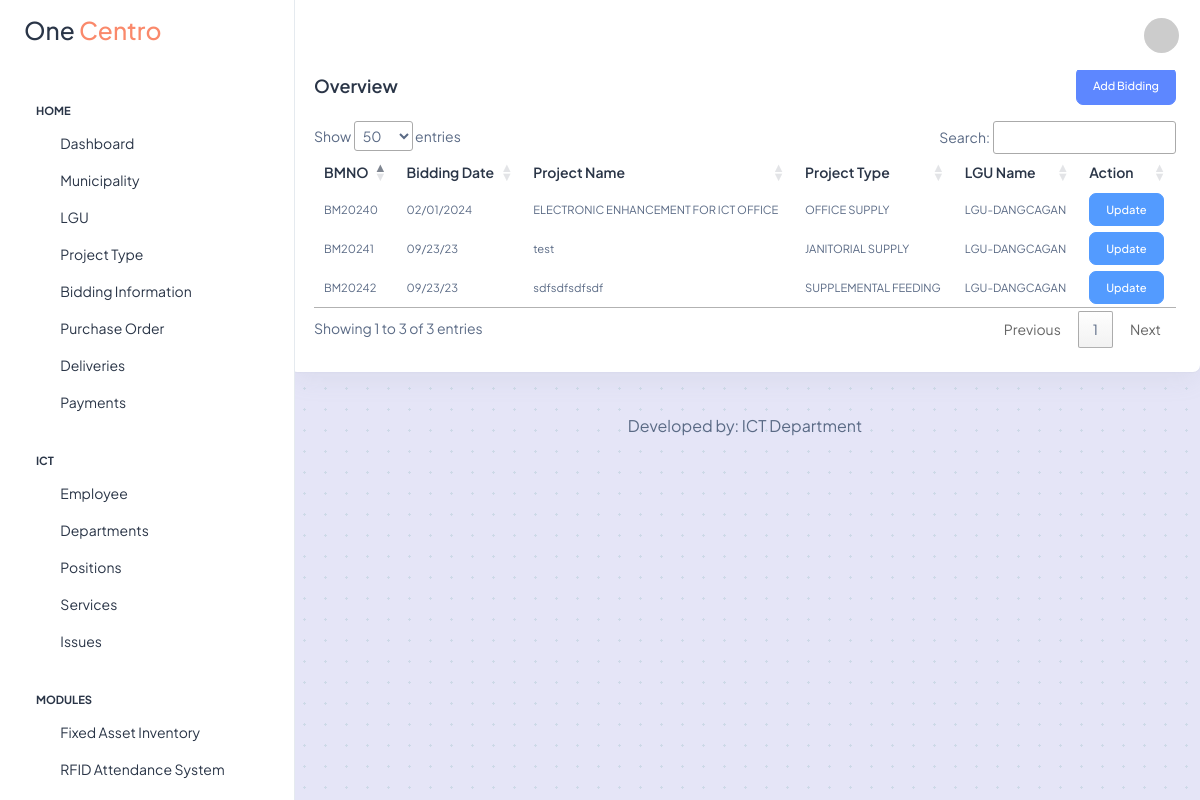
The app's page /dashboard/delivery-reports.php (signed in), older data.
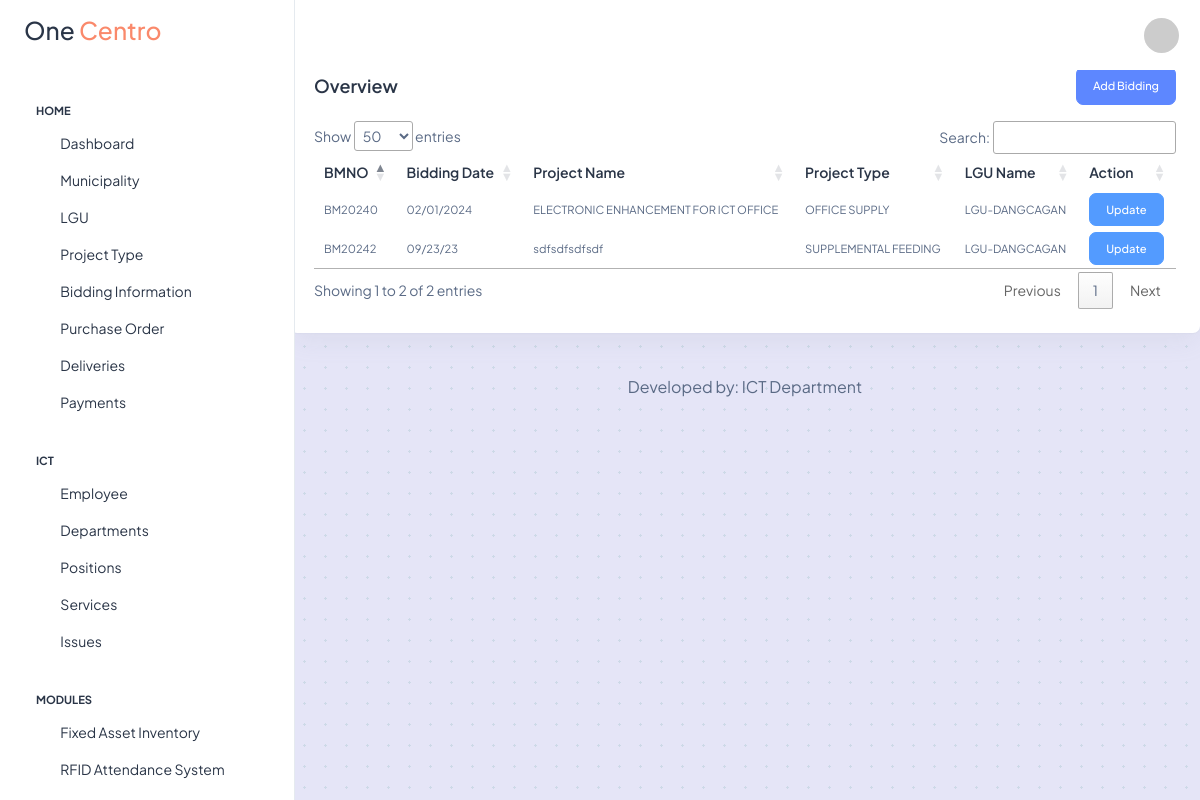
The same page, newer data.
### tables this page shows
CREATE TABLE `bd_project_information` (
  `id` int(11) NOT NULL,
  `bm_no` varchar(50) NOT NULL,
  `po_no` varchar(50) NOT NULL,
  `dr_no` varchar(50) NOT NULL,
  `lgu_id` int(11) NOT NULL,
  `project_type_id` int(11) NOT NULL,
  `project_name` varchar(255) NOT NULL,
  `project_status` varchar(20) NOT NULL,
  `payment_structure` varchar(20) NOT NULL,
  `project_budget_amount` double NOT NULL,
  `delivery_target_month` varchar(20) NOT NULL,
  `total_sku_assortment` varchar(10) NOT NULL,
  `total_quantity` varchar(10) NOT NULL,
  `total_amount` double NOT NULL,
  `expense_type` varchar(50) NOT NULL,
  `bid_date` varchar(10) NOT NULL,
  `award_date` varchar(10) NOT NULL,
  `po_date` varchar(10) NOT NULL,
  `remarks` text NOT NULL,
  `added_on` varchar(10) NOT NULL,
  `updated_on` varchar(10) NOT NULL
);

CREATE TABLE `bd_project_type` (
  `id` int(11) NOT NULL,
  `project_type_code` varchar(255) NOT NULL,
  `project_description` text NOT NULL,
  `project_details` text NOT NULL
);

CREATE TABLE `bd_lgu` (
  `id` int(11) NOT NULL,
  `lgu_code` varchar(4) NOT NULL,
  `lgu_name` varchar(100) NOT NULL,
  `municipality_id` int(11) NOT NULL
);

### db/conn.php (called while the page is built)
<?php
    class DBConnection {
        private $host = "localhost";
        private $user = "root";
        private $pass = "";
        private $db = "one_centro";
        protected function connect() {
            try {
                $dsn = 'mysql: host=' . $this->host . ';dbname=' . $this->db;
                $pdo = new PDO($dsn, $this->user, $this->pass);
                $pdo->setAttribute(PDO::ATTR_ERRMODE, PDO::ERRMODE_EXCEPTION);
                return $pdo;
            } catch(PDOException $e) {
                print_r($e);
            }
        }
    }
?>

### models/bidding-information-facade.php (called while the page is built, shortened)
<?php
class BiddingInformationFacade extends DBConnection {
    public function fetchBiddingInformation() {
        $sql = $this->connect()->prepare("SELECT * FROM bd_project_information");
        $sql->execute();
        return $sql;
    }
}
?>

### models/project-type-facade.php (called while the page is built, shortened)
<?php
class ProjectTypeFacade extends DBConnection
{
    public function fetchProjectTypeById($projectTypeId)
    {
        $sql = $this->connect()->prepare("SELECT * FROM bd_project_type WHERE id = '$projectTypeId'");
        $sql->execute();
        return $sql;
    }
}

### models/lgu-facade.php (called while the page is built, shortened)
<?php
class LGUFacade extends DBConnection
{
    public function fetchLGUById($LGUId)
    {
        $sql = $this->connect()->prepare("SELECT * FROM bd_lgu WHERE id = ?");
        $sql->execute([$LGUId]);
        return $sql;
    }
}

### dashboard/delivery-reports.php (the view, shortened to what this page needs)
<?php
include realpath(__DIR__ . '/../includes/layout/dashboard-header.php');
include realpath(__DIR__ . '/../models/lgu-facade.php');
include realpath(__DIR__ . '/../models/project-type-facade.php');
include realpath(__DIR__ . '/../models/bidding-information-facade.php');
$LGUFacade = new LGUFacade;
$projectTypeFacade = new ProjectTypeFacade;
$biddingInformationFacade = new BiddingInformationFacade;
if (isset($_SESSION["user_role"])) {
    $userRole = $_SESSION["user_role"];
}
if (isset($_SESSION["first_name"])) {
    $firstName = $_SESSION["first_name"];
}
if (isset($_SESSION["department"])) {
    $department = $_SESSION["department"];
}
?>
<div class="page-wrapper" id="main-wrapper" data-layout="vertical" data-navbarbg="skin6" data-sidebartype="full" data-sidebar-position="fixed" data-header-position="fixed">
    <aside class="left-sidebar">
        <div>
            <div class="brand-logo d-flex align-items-center justify-content-between">
                <a href="./index" class="text-nowrap logo-img">
                    <h3>One <span class="text-danger">Centro</span></h3>
                </a>
            </div>
            <?php include realpath(__DIR__ . '/../includes/layout/dashboard-sidebar.php') ?>
        </div>
    </aside>
    <div class="body-wrapper">
        <header class="app-header">
            <nav class="navbar navbar-expand-lg navbar-light">
                <div class="navbar-collapse justify-content-end px-0" id="navbarNav">
                    <ul class="navbar-nav flex-row ms-auto align-items-center justify-content-end">
                        <li class="nav-item dropdown">
                            <a class="nav-link nav-icon-hover" href="javascript:void(0)" id="drop2" data-bs-toggle="dropdown" aria-expanded="false">
                                <img src="https://ui-avatars.com/api/?name=<?= $firstName . '+' . $lastName ?>&background=random" class="rounded-circle" width="35" height="35">
                            </a>
                        </li>
                    </ul>
                </div>
            </nav>
        </header>
        <div class="container-fluid">
            <div class="row">
                <div class="col-lg-12 d-flex align-items-strech">
                    <div class="card w-100">
                        <div class="card-body p-4">
                            <div class="d-flex justify-content-between">
                                <h5 class="card-title fw-semibold my-2">Overview</h5>
                                <button type="button" class="btn btn-primary" data-bs-toggle="modal" data-bs-target="#addBiddingModal">Add Bidding</button>
                            </div>
                            <div class="py-2">
                            </div>
                            <div class="table-responsive">
                                <table class="table data-table text-nowrap mb-0 align-middle">
                                    <thead class="text-dark fs-4">
                                        <tr>
                                            <th class="border-bottom-0">
                                                <h6 class="fw-semibold mb-0">BMNO</h6>
                                            </th>
                                            <th class="border-bottom-0">
                                                <h6 class="fw-semibold mb-0">Bidding Date</h6>
                                            </th>
                                            <th class="border-bottom-0">
                                                <h6 class="fw-semibold mb-0">Project Name</h6>
                                            </th>
                                            <th class="border-bottom-0">
                                                <h6 class="fw-semibold mb-0">Project Type</h6>
                                            </th>
                                            <th class="border-bottom-0">
                                                <h6 class="fw-semibold mb-0">LGU Name</h6>
                                            </th>
                                            <th class="border-bottom-0">
                                                <h6 class="fw-semibold mb-0">Action</h6>
                                            </th>
                                        </tr>
                                    </thead>
                                    <tbody>
                                        <?php
                                        $fetchBiddingInformation = $biddingInformationFacade->fetchBiddingInformation();
                                        while ($row = $fetchBiddingInformation->fetch(PDO::FETCH_ASSOC)) { ?>
                                            <tr>
                                                <td class="border-bottom-0">
                                                    <p class="mb-0 fw-normal"><?= $row["bm_no"] ?></p>
                                                </td>
                                                <td class="border-bottom-0">
                                                    <p class="mb-0 fw-normal"><?= $row["bid_date"] ?></p>
                                                </td>
                                                <td class="border-bottom-0">
                                                    <p class="mb-0 fw-normal"><?= $row["project_name"] ?></p>
                                                </td>
                                                <td class="border-bottom-0">
                                                    <?php
                                                    $projectTypeId = $row["project_type_id"];
                                                    $fetchProjectTypeById = $projectTypeFacade->fetchProjectTypeById($projectTypeId);
                                                    while ($projectType = $fetchProjectTypeById->fetch(PDO::FETCH_ASSOC)) { ?>
                                                        <p class="mb-0 fw-normal"><?= $projectType["project_description"] ?></p>
                                                    <?php }
                                                    ?>
                                                </td>
                                                <td class="border-bottom-0">
                                                    <?php
                                                    $LGUId = $row["lgu_id"];
                                                    $fetchLGUById = $LGUFacade->fetchLGUById($LGUId);
                                                    while ($LGU =  $fetchLGUById->fetch(PDO::FETCH_ASSOC)) { ?>
                                                        <p class="mb-0 fw-normal"><?= $LGU["lgu_name"] ?></p>
                                                    <?php }
                                                    ?>
                                                </td>
                                                <td class="border-bottom-0">
                                                    <a href="bidding-information?is_updated=<?= $row["id"] ?>" class="btn btn-info">Update</a>
                                                </td>
                                            </tr>
                                        <?php } ?>
                                    </tbody>
                                </table>
                            </div>
                        </div>
                    </div>
                </div>
            </div>
            <div class="py-6 px-6 text-center">
                <p class="mb-0 fs-4">Developed by: ICT Department</p>
            </div>
        </div>
    </div>
</div>
<?php include realpath(__DIR__ . '/../includes/layout/dashboard-footer.php') ?>

### includes/layout/dashboard-header.php (shortened to what this page needs)
<!DOCTYPE html>
<html lang="en">
<head>
    <link rel="stylesheet" href="../vendor/twbs/bootstrap/dist/css/bootstrap.min.css">
    <link rel="stylesheet" href="../vendor/twbs/bootstrap-icons/font/bootstrap-icons.min.css">
    <link rel="stylesheet" href="https://cdn.datatables.net/1.13.7/css/jquery.dataTables.min.css">
    <link rel="stylesheet" href="https://cdn.datatables.net/buttons/2.4.2/css/buttons.dataTables.min.css">
    <link rel="stylesheet" href="../dist/css/styles.min.css">
    <link rel="stylesheet" href="../dist/css/main.css">
</head>
<body>

### includes/layout/dashboard-sidebar.php (shortened to what this page needs)
<nav class="sidebar-nav scroll-sidebar">
    <ul id="sidebarnav">
        <li class="nav-small-cap">
            <span class="hide-menu">Home</span>
        </li>
        <li class="sidebar-item">
            <a class="sidebar-link" href="index" aria-expanded="false">
                <span><i class="ti ti-layout-dashboard"></i></span>
                <span class="hide-menu">Dashboard</span>
            </a>
        </li>
        <li class="sidebar-item">
            <a class="sidebar-link" href="municipality" aria-expanded="false">
                <span><i class="ti ti-layout-dashboard"></i></span>
                <span class="hide-menu">Municipality</span>
            </a>
        </li>
        <li class="sidebar-item">
            <a class="sidebar-link" href="lgu" aria-expanded="false">
                <span><i class="ti ti-layout-dashboard"></i></span>
                <span class="hide-menu">LGU</span>
            </a>
        </li>
        <li class="sidebar-item">
            <a class="sidebar-link" href="project-type" aria-expanded="false">
                <span><i class="ti ti-layout-dashboard"></i></span>
                <span class="hide-menu">Project Type</span>
            </a>
        </li>
        <li class="sidebar-item">
            <a class="sidebar-link" href="bidding-information" aria-expanded="false">
                <span><i class="ti ti-layout-dashboard"></i></span>
                <span class="hide-menu">Bidding Information</span>
            </a>
        </li>
        <li class="sidebar-item">
            <a class="sidebar-link" href="purchase-order" aria-expanded="false">
                <span><i class="ti ti-layout-dashboard"></i></span>
                <span class="hide-menu">Purchase Order</span>
            </a>
        </li>
        <li class="sidebar-item">
            <a class="sidebar-link" href="deliveries" aria-expanded="false">
                <span><i class="ti ti-layout-dashboard"></i></span>
                <span class="hide-menu">Deliveries</span>
            </a>
        </li>
        <li class="sidebar-item">
            <a class="sidebar-link" href="payments" aria-expanded="false">
                <span><i class="ti ti-layout-dashboard"></i></span>
                <span class="hide-menu">Payments</span>
            </a>
        </li>
        <li class="nav-small-cap">
            <span class="hide-menu"><?= $department ?></span>
        </li>
        <?php if ($department == 'ICT') { ?>
            <li class="sidebar-item">
                <a class="sidebar-link" href="employee" aria-expanded="false">
                    <span><i class="ti ti-users"></i></span>
                    <span class="hide-menu">Employee</span>
                </a>
            </li>
            <li class="sidebar-item">
                <a class="sidebar-link" href="departments" aria-expanded="false">
                    <span><i class="ti ti-door"></i></span>
                    <span class="hide-menu">Departments</span>
                </a>
            </li>
            <?php if ($userRole == 1) { ?>
                <li class="sidebar-item">
                    <a class="sidebar-link" href="positions" aria-expanded="false">
                        <span><i class="ti ti-user"></i></span>
                        <span class="hide-menu">Positions</span>
                    </a>
                </li>
                <li class="sidebar-item">
                    <a class="sidebar-link" href="services" aria-expanded="false">
                        <span><i class="ti ti-clipboard"></i></span>
                        <span class="hide-menu">Services</span>
                    </a>
                </li>
                <li class="sidebar-item">
                    <a class="sidebar-link" href="issues" aria-expanded="false">
                        <span><i class="ti ti-star"></i></span>
                        <span class="hide-menu">Issues</span>
                    </a>
                </li>
        <?php }
        } ?>
        <li class="nav-small-cap">
            <span class="hide-menu">Modules</span>
        </li>
        <?php if ($department == 'ICT') { ?>
            <li class="sidebar-item">
                <a class="sidebar-link" href="fixed-asset-inventory" aria-expanded="false">
                    <span><i class="ti ti-archive"></i></span>
                    <span class="hide-menu">Fixed Asset Inventory</span>
                </a>
            </li>
            <li class="sidebar-item">
                <a class="sidebar-link" href="../rfid" target="_blank" aria-expanded="false">
                    <span><i class="ti ti-archive"></i></span>
                    <span class="hide-menu">RFID Attendance System</span>
                </a>
            </li>
        <?php } ?>
        <li class="sidebar-item">
            <a class="sidebar-link" href="cts" aria-expanded="false">
            </a>
        </li>
    </ul>
</nav>

### includes/layout/dashboard-footer.php (shortened to what this page needs)
</body>
</html>

### dashboard/delivery-reports.php (style rules this page uses)
body { opacity: 1; background-image: radial-gradient(#cdd9e7 1.05px, #e5e5f7 1.05px); background-size: 21px 21px; }

Row changes from the older to the newer data that the page shows:
removed bd_project_information: bm_no "BM20241", bid_date "09/23/23", project_name "test", bd_lgu (lgu_name "LGU-DANGCAGAN")
no longer on this page (row unchanged): bd_project_type: project_description "JANITORIAL SUPPLY", shown under "BM20241"
Text that changed along with them:
text written by a page script: "Show entries Search: Showing 1 to 3 of 3 entries Previous 1 Next" → "Show entries Search: Showing 1 to 2 of 2 entries Previous 1 Next"
